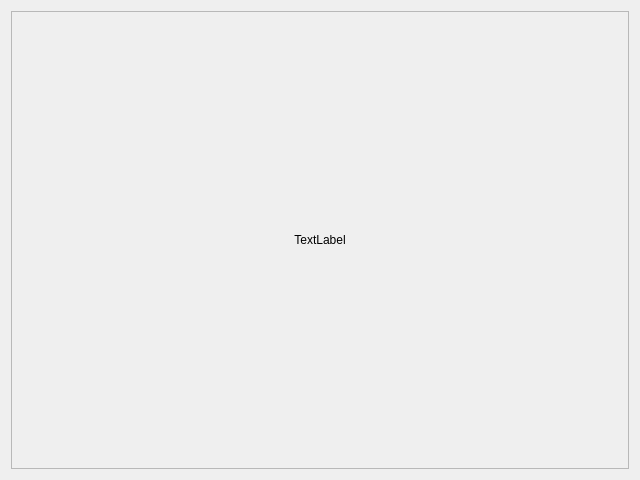
<?xml version="1.0" encoding="UTF-8"?>
<ui version="4.0">
 <class>widgetOfAbout</class>
 <widget class="QWidget" name="widgetOfAbout">
  <property name="geometry">
   <rect>
    <x>0</x>
    <y>0</y>
    <width>640</width>
    <height>480</height>
   </rect>
  </property>
  <property name="windowTitle">
   <string>AboutWindow</string>
  </property>
  <layout class="QHBoxLayout" name="horizontalLayout">
   <item>
    <widget class="QScrollArea" name="scrollArea">
     <property name="widgetResizable">
      <bool>true</bool>
     </property>
     <widget class="QWidget" name="scrollAreaWidgetContents">
      <property name="geometry">
       <rect>
        <x>0</x>
        <y>0</y>
        <width>616</width>
        <height>456</height>
       </rect>
      </property>
      <layout class="QVBoxLayout" name="verticalLayout">
       <item>
        <widget class="QLabel" name="imageOfInfo">
         <property name="text">
          <string>TextLabel</string>
         </property>
         <property name="scaledContents">
          <bool>false</bool>
         </property>
         <property name="alignment">
          <set>Qt::AlignCenter</set>
         </property>
        </widget>
       </item>
      </layout>
     </widget>
    </widget>
   </item>
  </layout>
 </widget>
 <resources/>
 <connections/>
</ui>
